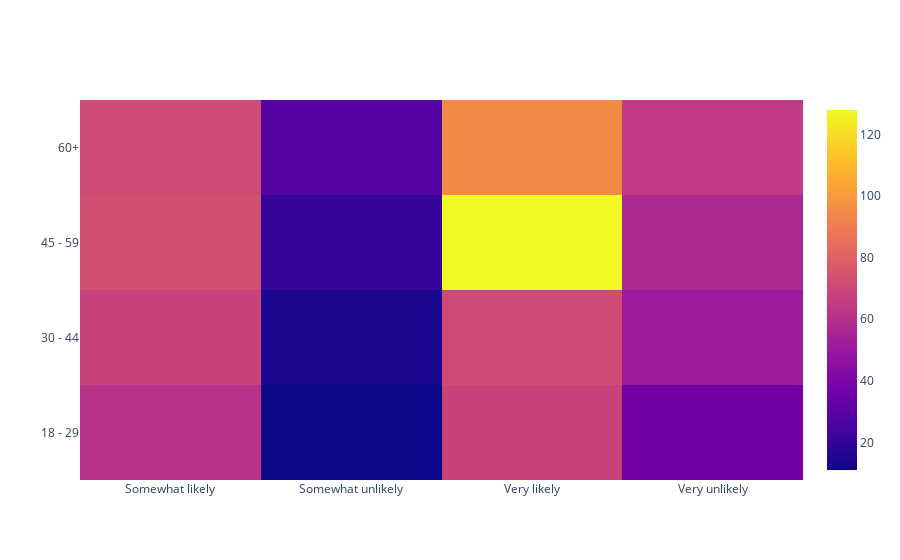

The notebook cell this image was saved under:
### Code cell
fig = go.Figure(data=go.Heatmap(
                   z=[[61,11,68,36], [68,14,71,51], [73,20,128,57], [71,28,95,64]],
                   x=['Somewhat likely', 'Somewhat unlikely', 'Very likely', 'Very unlikely'],
                   y=['18 - 29', '30 - 44', '45 - 59','60+'],
                   hoverongaps = False))
fig.show()
fig.write_html("D:\\Mini_Projects\\DataViz\\hw2gr3.html")

### Figure 1 — Plotly figure (JSON) as saved in the notebook; plotly's stock layout.template omitted (floating-point values rounded to 4 significant figures)
{"data": [{"hoverongaps": false, "type": "heatmap", "x": ["Somewhat likely", "Somewhat unlikely", "Very likely", "Very unlikely"], "y": ["18 - 29", "30 - 44", "45 - 59", "60+"], "z": [[61, 11, 68, 36], [68, 14, 71, 51], [73, 20, 128, 57], [71, 28, 95, 64]]}], "layout": {}}
